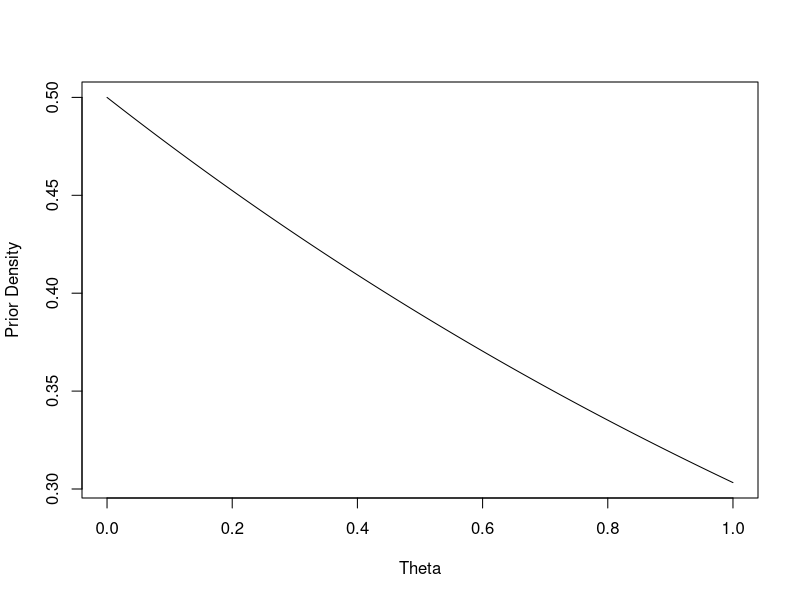
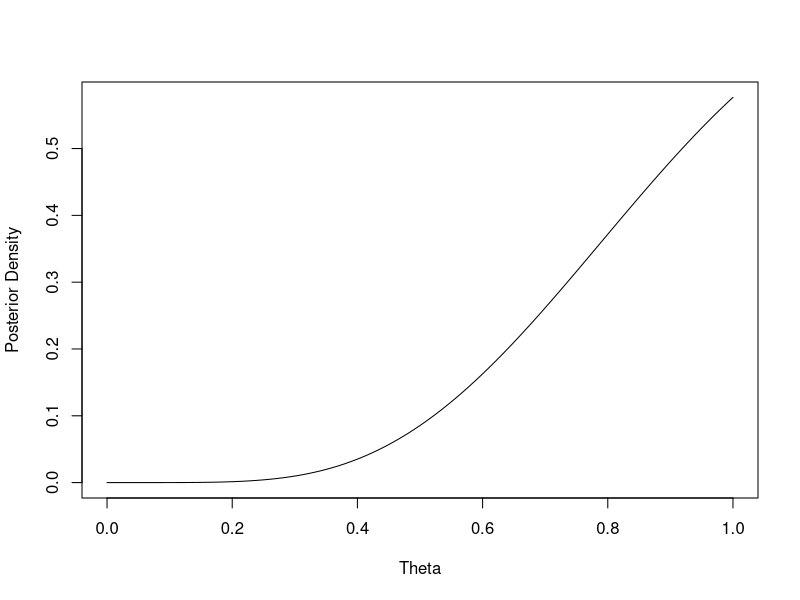
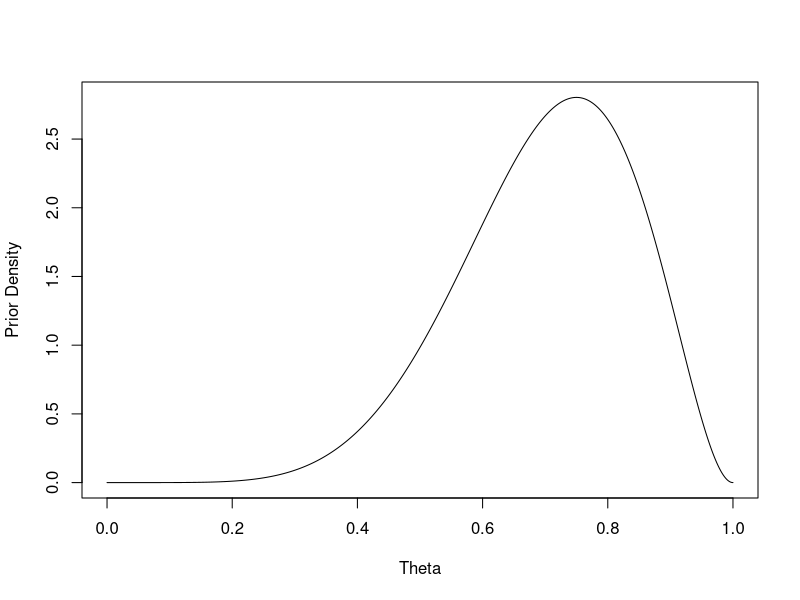
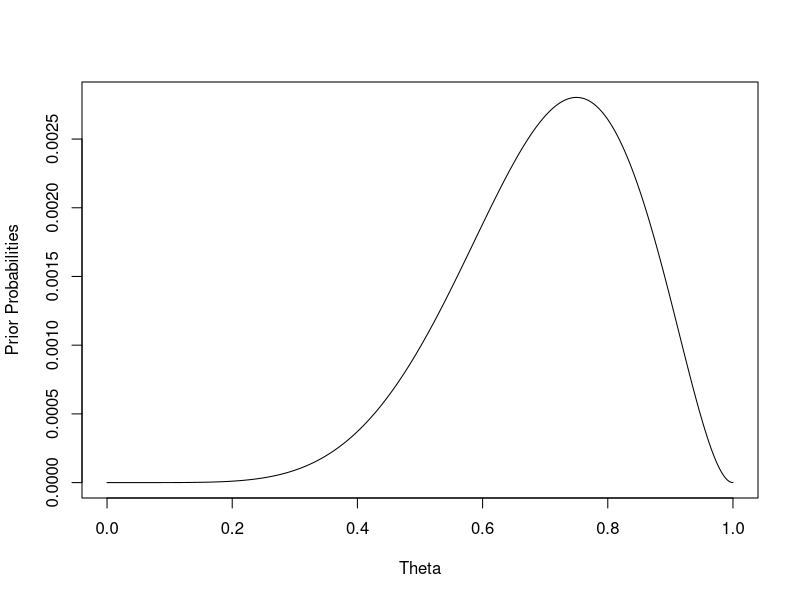
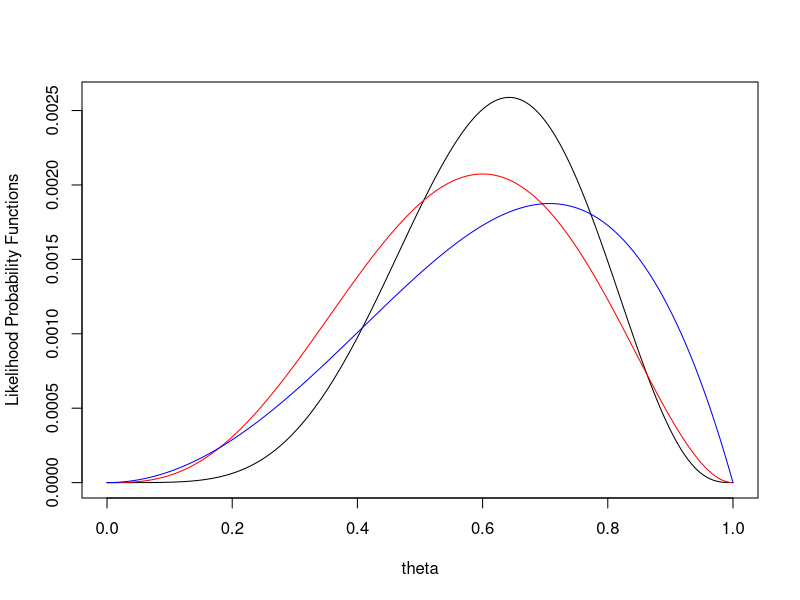
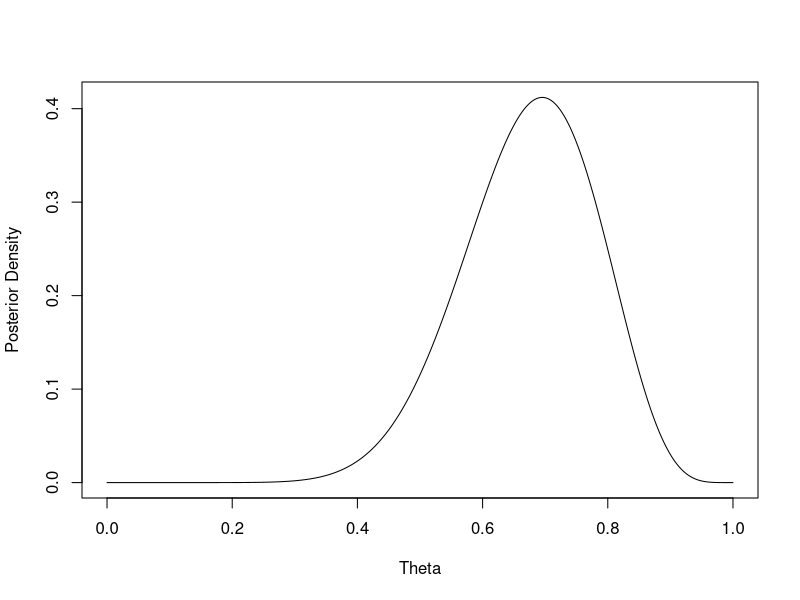
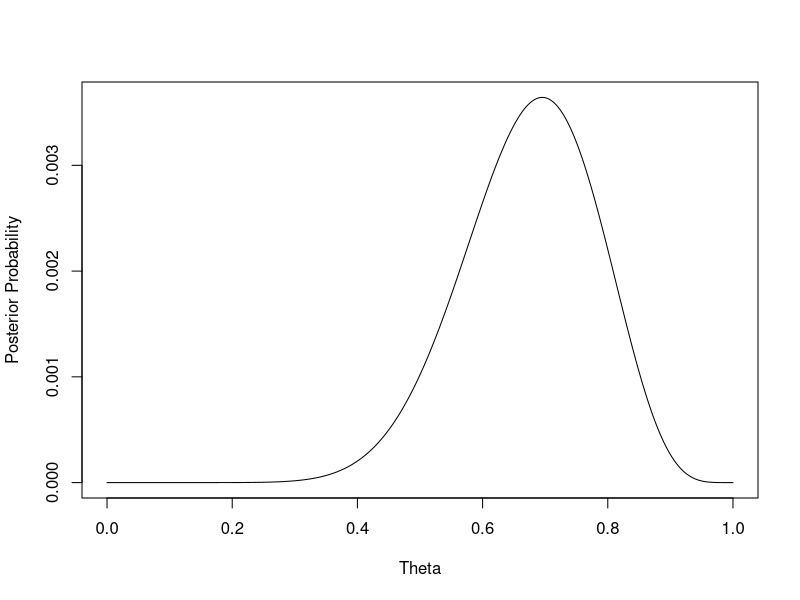
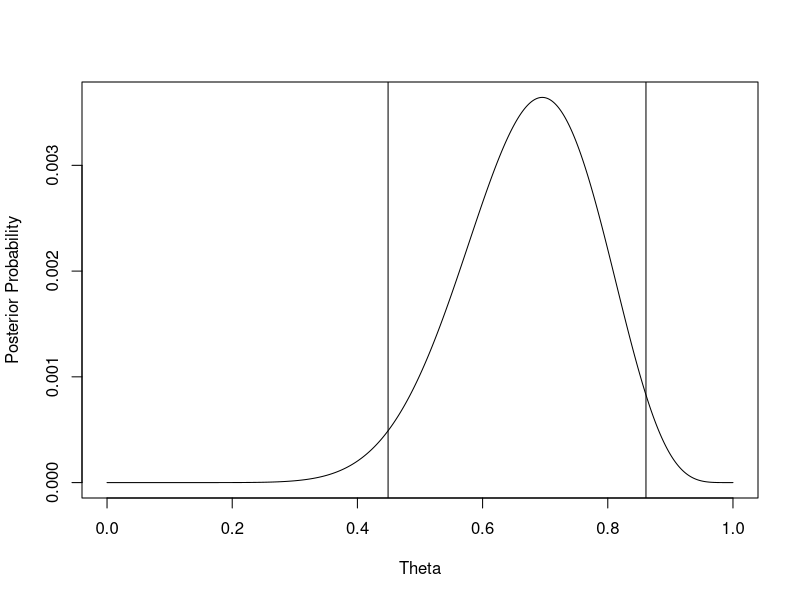

R code for these plots, in order:
## ---- chunk 1
theta = seq(0, 1, by=0.001)

prior_alpha = 1.0
prior_beta = 0.5

posterior_alpha = 7
posterior_beta = 4.5

prior = dgamma(theta, prior_alpha, prior_beta)

posterior = dgamma(theta, posterior_alpha, posterior_beta)

{
plot(theta, prior, xlab = "Theta", ylab = "Prior Density", type = "l")
plot(theta, posterior, xlab = "Theta", ylab = "Posterior Density", type = "l")
}
## ---- chunk 2
theta = seq(0, 1, by=0.001)

prior_alpha = 7
prior_beta = 3

prior = dbeta(theta, prior_alpha, prior_beta)

plot(theta, prior, xlab = "Theta", ylab = "Prior Density", type = 'l')

prior_norm = dbeta(theta, prior_alpha, prior_beta)/sum(prior)

plot(theta, prior_norm, xlab = "Theta", ylab = "Prior Probabilities", type = 'l')
## ---- chunk 3
cumsum(prior_norm)[length(prior_norm)]
## ---- chunk 4
theta = seq(0, 1, by=0.001)

# why do we multiply the two likelihood functions though?
practise.lik = dbinom(3, prob = theta, size = 5)
comp.lik = dbinom(1, prob = theta^2, size = 2)
total_lik = practise.lik * comp.lik

{
plot(theta, total_lik/sum(total_lik), ylab = "Likelihood Probability Functions", type='l')
lines(theta, practise.lik/sum(practise.lik), col='red')
lines(theta, comp.lik/sum(comp.lik), col='blue')
}
## ---- chunk 5
prior_alpha = 7
prior_beta = 3

prior = dbeta(theta, prior_alpha, prior_beta)
post = prior * total_lik

plot(theta, post, xlab = "Theta", ylab = "Posterior Density", type = 'l')

post_norm = post/sum(post) 

plot(theta, post_norm, xlab = "Theta", ylab = "Posterior Probability", type = 'l')
## ---- chunk 6
post_sum = cumsum(post_norm)

cred_min_val = 0.025
cred_max_val = 0.975

cred_min_val_diff = abs(post_sum - cred_min_val)
cred_max_val_diff = abs(post_sum - cred_max_val)

cred_min_idx = which.min(cred_min_val_diff)
cred_max_idx = which.min(cred_max_val_diff)

{
plot(theta, post_norm, xlab = "Theta", ylab = "Posterior Probability", type = 'l')
abline(v = theta[cred_min_idx])
abline(v = theta[cred_max_idx])
}
## ---- chunk 7
predictive_lik = dbinom(1, prob = theta^2, size = 1)
# choose competition likelihood function
success_next_comp = sum(post_norm * predictive_lik)
success_next_comp
